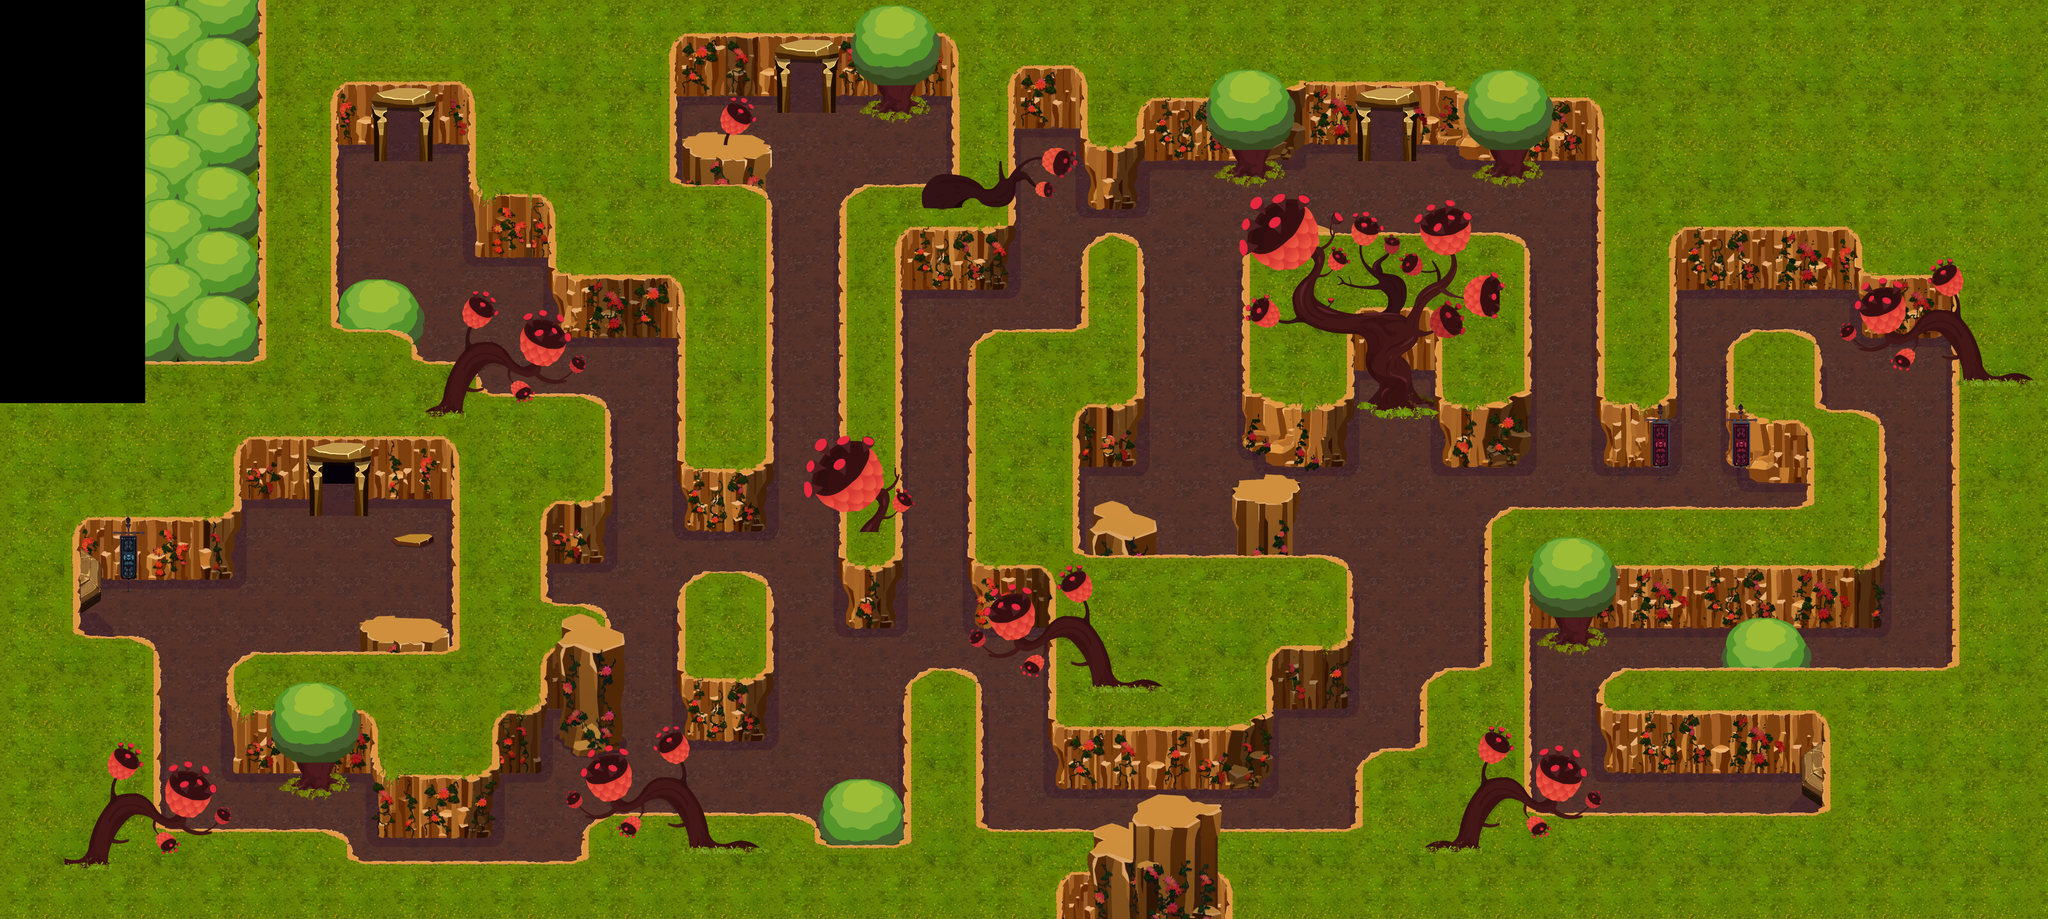

Below is a game level as drawn by its tile map, then a one-line description and the .tmx that defines it (tile-layer data replaced by summaries):
An orthogonal 127x57 tile map with 30x30 px tiles, 9 tile layers (Ground, Shadows, Walls 1, Walls 2, ...), 1 hidden layer not drawn, 15 tilesets and 17 objects (4x obj_shadow, 4x obj_block_door, 3x obj_block_rock, door_a, door_b, ...).

<map version="1.0" orientation="orthogonal" width="127" height="57" tilewidth="30" tileheight="30">
 <properties>
  <property name="type" value="hall" />
 </properties>
 <tileset firstgid="1" name="collisions" tilewidth="30" tileheight="30">
  <image source="res/collisions.png" width="150" height="30" />
 </tileset>
 <tileset firstgid="6" name="tileset_ground" tilewidth="30" tileheight="30">
  <image source="res/tileset_ground.png" width="660" height="720" />
 </tileset>
 <tileset firstgid="534" name="tileset_wallflowers" tilewidth="30" tileheight="30">
  <image source="res/tileset_wallflowers.png" trans="ff00ff" width="660" height="720" />
 </tileset>
 <tileset firstgid="1062" name="tileset_walls_1" tilewidth="30" tileheight="30">
  <image source="res/tileset_walls_1.png" width="660" height="720" />
 </tileset>
 <tileset firstgid="1590" name="tileset_walls_2" tilewidth="30" tileheight="30">
  <image source="res/tileset_walls_2.png" width="660" height="720" />
 </tileset>
 <tileset firstgid="2118" name="tileset_walls_4" tilewidth="30" tileheight="30">
  <image source="res/tileset_walls_4.png" width="660" height="720" />
 </tileset>
 <tileset firstgid="2646" name="cavern_entrance" tilewidth="30" tileheight="30">
  <image source="res/cavern_entrance.png" trans="ff00ff" width="120" height="200" />
 </tileset>
 <tileset firstgid="2670" name="tileset_outdoors" tilewidth="30" tileheight="30">
  <image source="res/tileset_outdoors.png" trans="ff00ff" width="600" height="450" />
 </tileset>
 <tileset firstgid="2970" name="block_rock" tilewidth="88" tileheight="119">
  <image source="../objects/block_rock_frame_0.png" width="88" height="119" />
 </tileset>
 <tileset firstgid="2971" name="block_door" tilewidth="97" tileheight="114">
  <image source="../objects/block_door_frame_9.png" width="97" height="114" />
 </tileset>
 <tileset firstgid="2972" name="shadow" tilewidth="60" tileheight="120">
  <image source="../objects/secretpassage_shadow.png" width="60" height="120" />
 </tileset>
 <tileset firstgid="2973" name="tileset_trees" tilewidth="30" tileheight="30">
  <image source="res/tileset_trees.png" width="750" height="600" />
 </tileset>
 <tileset firstgid="3473" name="blue_rock_block" tilewidth="92" tileheight="125">
  <image source="../objects/blue_rock_block.png" width="92" height="125" />
 </tileset>
 <tileset firstgid="3474" name="red_rock_block" tilewidth="92" tileheight="125">
  <image source="../objects/red_rock_block.png" width="92" height="125" />
 </tileset>
 <tileset firstgid="3475" name="switch" tilewidth="65" tileheight="62">
  <image source="../objects/switch_red.png" width="65" height="62" />
 </tileset>
 <layer name="Ground" width="127" height="57">
  <properties>
   <property name="layer" value="0" />
  </properties>
  <data>[7239 cells, 4617 non-empty, 10 distinct tile ids]</data>
 </layer>
 <layer name="Shadows" width="127" height="57">
  <properties>
   <property name="layer" value="1" />
  </properties>
  <data>[7239 cells, 1416 non-empty, 29 distinct tile ids]</data>
 </layer>
 <layer name="Walls 1" width="127" height="57">
  <properties>
   <property name="layer" value="2" />
  </properties>
  <data>[7239 cells, 139 non-empty, 54 distinct tile ids]</data>
 </layer>
 <layer name="Walls 2" width="127" height="57">
  <properties>
   <property name="layer" value="3" />
  </properties>
  <data>[7239 cells, 118 non-empty, 31 distinct tile ids]</data>
 </layer>
 <layer name="Walls 3" width="127" height="57">
  <properties>
   <property name="layer" value="4" />
  </properties>
  <data>[7239 cells, 1322 non-empty, 288 distinct tile ids]</data>
 </layer>
 <layer name="Wallflowers" width="127" height="57">
  <properties>
   <property name="layer" value="5" />
  </properties>
  <data>[7239 cells, 705 non-empty, 169 distinct tile ids]</data>
 </layer>
 <layer name="outdoor" width="127" height="57">
  <properties>
   <property name="layer" value="6" />
  </properties>
  <data>[7239 cells, 312 non-empty, 122 distinct tile ids]</data>
 </layer>
 <objectgroup draworder="topdown" name="shadows" width="127" height="57">
  <object name="obj_shadow" gid="2972" x="601" y="967" />
  <object name="obj_shadow" gid="2972" x="720" y="312" />
  <object name="obj_shadow" gid="2972" x="1469" y="205" />
  <object name="obj_shadow" gid="2972" x="2548" y="308" />
 </objectgroup>
 <objectgroup draworder="topdown" name="blocks" width="127" height="57">
  <object name="obj_block_rock_1" type="obj_block_rock" gid="2970" x="3005" y="1523" />
  <object name="obj_block_rock_2" type="obj_block_rock" gid="2970" x="3115" y="1525" />
  <object name="obj_block_rock_3" type="obj_block_rock" gid="2970" x="3229" y="1525" />
  <object name="obj_block_door_numbers" type="obj_block_door" gid="2971" x="2532" y="312" />
  <object name="obj_block_door_sequences" type="obj_block_door" gid="2971" x="699" y="315" />
  <object name="obj_block_door_collections" type="obj_block_door" gid="2971" x="1449" y="226" />
  <object name="obj_block_door_figures" type="obj_block_door" gid="2971" x="585" y="971" />
 </objectgroup>
 <layer name="11" width="127" height="57">
  <properties>
   <property name="layer" value="11" />
  </properties>
  <data>[7239 cells, 3867 non-empty, 249 distinct tile ids]</data>
 </layer>
 <layer name="12" width="127" height="57">
  <properties>
   <property name="layer" value="12" />
  </properties>
  <data>[7239 cells, 820 non-empty, 418 distinct tile ids]</data>
 </layer>
 <layer name="collisions" width="127" height="57" visible="0" opacity="0.85">
  <data>[7239 cells, 4669 non-empty, 5 distinct tile ids]</data>
 </layer>
 <objectgroup color="#ff6d05" draworder="topdown" name="Respawn Points" width="127" height="57" />
 <objectgroup color="#ffff11" draworder="topdown" name="Warps" width="127" height="57" visible="0">
  <object name="door_a" x="1455" y="136" width="117" height="35">
   <properties>
    <property name="event" value="enter" />
    <property name="orientation" value="n" />
    <property name="to" value="level_1_collections:a" />
   </properties>
  </object>
  <object name="door_b" x="695" y="225" width="117" height="35">
   <properties>
    <property name="event" value="enter" />
    <property name="orientation" value="n" />
    <property name="to" value="level_1_sequences:a" />
   </properties>
  </object>
  <object name="door_c" x="575" y="875" width="117" height="35">
   <properties>
    <property name="event" value="enter" />
    <property name="orientation" value="n" />
    <property name="to" value="level_1_figures:a" />
   </properties>
  </object>
  <object name="door_d" x="2527" y="224" width="117" height="35">
   <properties>
    <property name="event" value="enter" />
    <property name="orientation" value="n" />
    <property name="to" value="level_1_numbers:a" />
   </properties>
  </object>
  <object name="door_s" x="3379" y="1433" width="56" height="111">
   <properties>
    <property name="event" value="enter" />
    <property name="orientation" value="e" />
    <property name="to" value="level_2:e" />
   </properties>
  </object>
 </objectgroup>
 <objectgroup draworder="topdown" name="Start1" width="127" height="57">
  <object name="start" x="231" y="1155" />
 </objectgroup>
</map>
